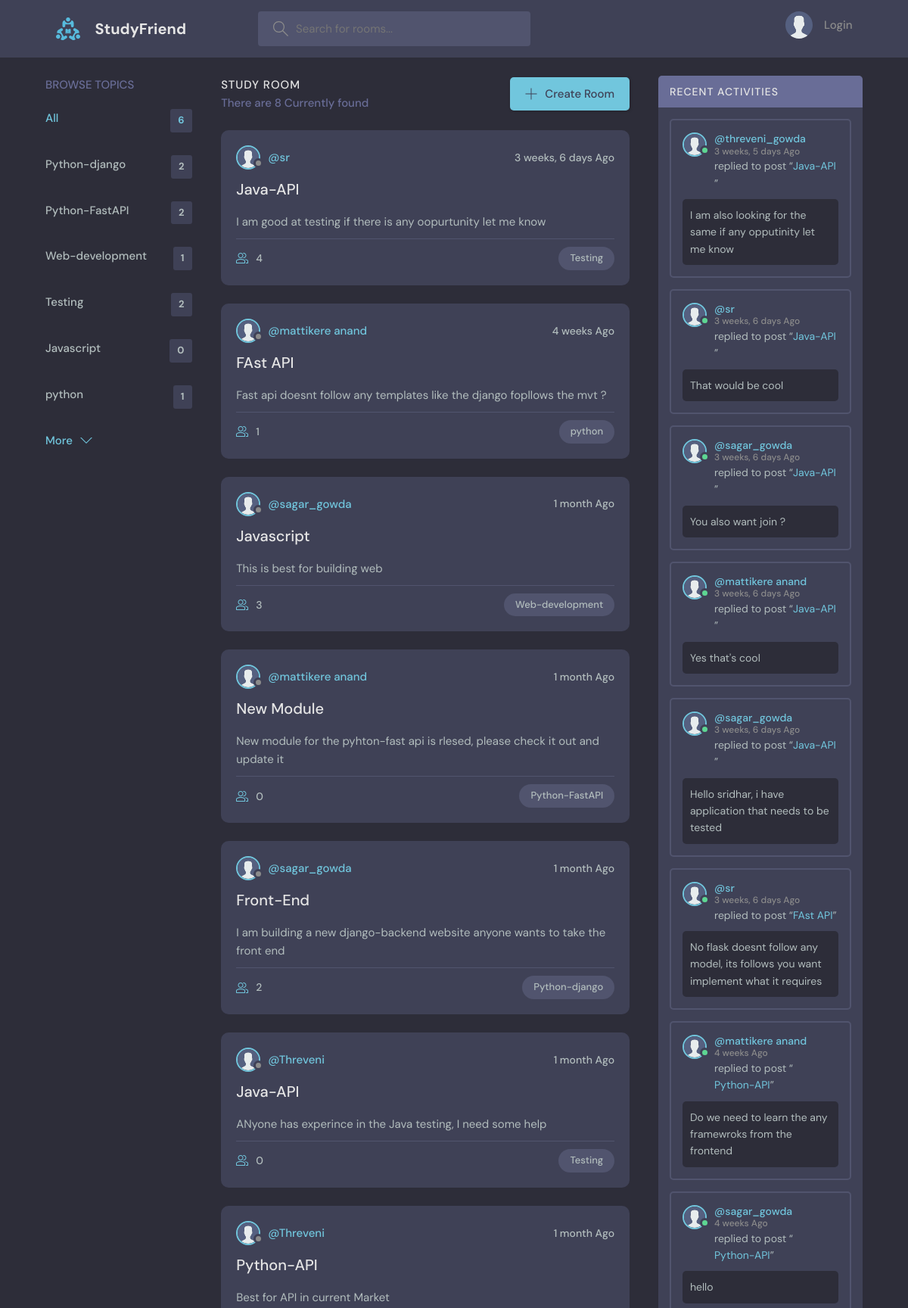
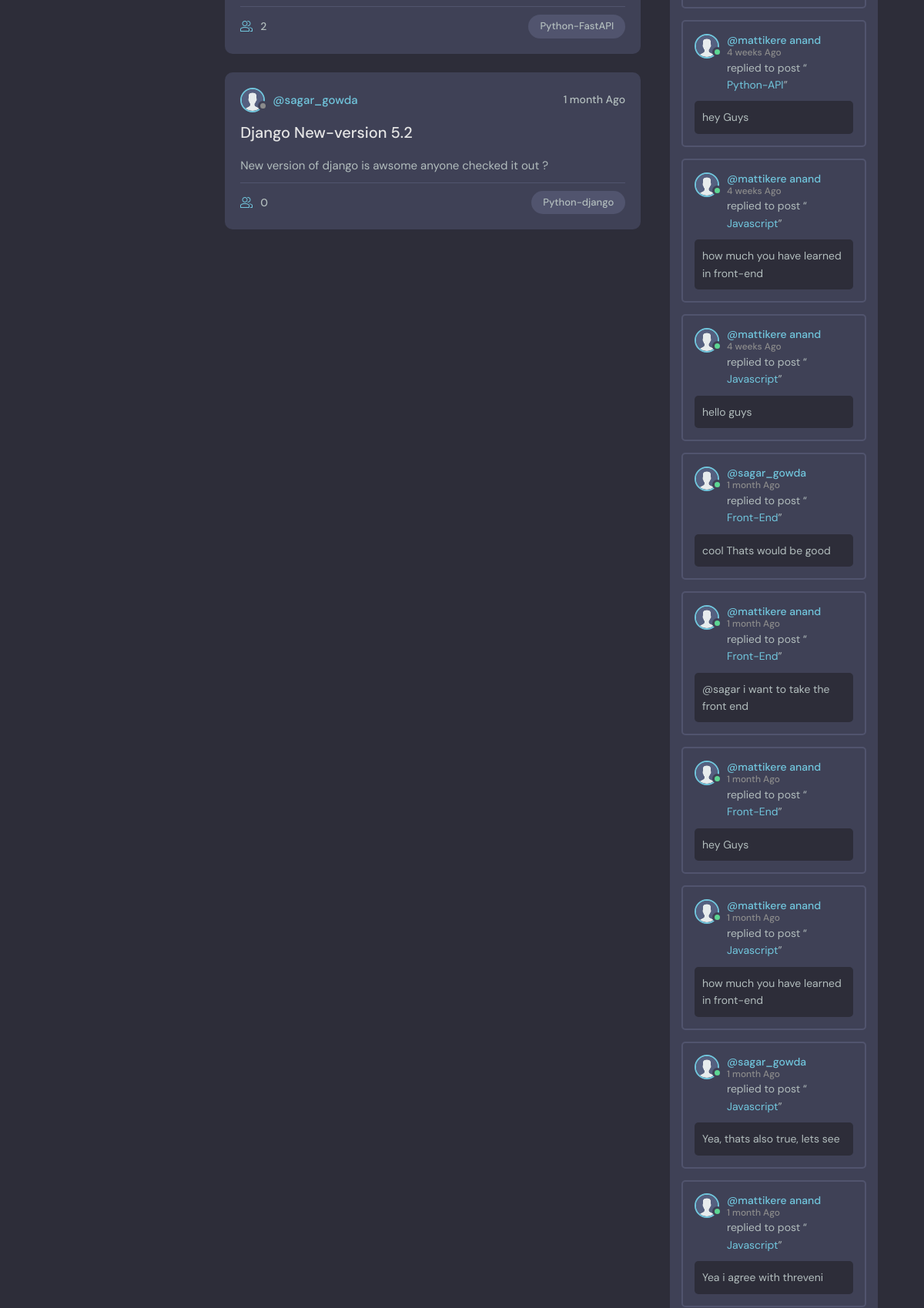
The page / (upper part) on the database its author committed (2 pictures, top to bottom).
### basepage/models.py (models this page shows, shortened)
class Topic(models.Model):
    name=models.CharField(max_length=200)
    def __str__(self):
        return self.name

class Room(models.Model):
    host=models.ForeignKey(User, on_delete=models.SET_NULL,null=True)
    topic=models.ForeignKey(Topic, on_delete=models.SET_NULL,null=True)
    name=models.CharField(max_length=200)
    description=models.TextField(null=True,blank=True)
    participants=models.ManyToManyField(User,related_name='participants',blank=True)
    updated=models.DateTimeField(auto_now=True)
    created=models.DateField(auto_now_add=True)
    class Meta:
        ordering=['-updated','-created']
    def __str__(self):
        return self.name

class Messages(models.Model):
    user=models.ForeignKey(User,on_delete=models.CASCADE)
    room=models.ForeignKey(Room,on_delete=models.CASCADE)
    body=models.TextField()
    updated=models.DateTimeField(auto_now=True)
    created=models.DateField(auto_now_add=True)

### basepage/views.py (the view)
# urls.py: path('', Home,name="Home"),
def Home(request):
    q=request.GET.get('q')
    if request.GET.get('q')!=None:
        obj=Room.objects.filter(Q(topic__name__contains=q)|Q(name__contains=q)|Q(description__contains=q))
        All_messages=Messages.objects.filter(Q(room__topic__name__icontains=q)).order_by('-updated')
    else:
        obj=Room.objects.all()
        All_messages=Messages.objects.all().order_by('-updated')
    Room_count=obj.count()
    topics=Topic.objects.all()
    context={'objects':obj,'topics':topics,'Room_count':Room_count,'Actvities_messages':All_messages}
    return  render(request,"basepage/Home.html",context)

### basepage/templates/basepage/Home.html (shortened to what this page needs)
{% extends 'main.html' %}
{% block content %}
    <main class="layout layout--3">
      <div class="container">
        {% include 'basepage/topics_feed.html' %}
        <div class="roomList">
          <div class="roomList__header">
            <div>
              <h2>Study Room</h2>
              <p>There are {{Room_count}} Currently found </p>
            </div>
            <a class="btn btn--main" href="{% url 'createroom' %}">
              <svg version="1.1" xmlns="http://www.w3.org/2000/svg" width="32" height="32" viewBox="0 0 32 32">
                <title>add</title>
                <path
                  d="M16.943 0.943h-1.885v14.115h-14.115v1.885h14.115v14.115h1.885v-14.115h14.115v-1.885h-14.115v-14.115z"
                ></path>
              </svg>
              Create Room
            </a>
          </div>
          {% include 'basepage/room_feed.html' %}
        </div>
         {% include 'basepage/activties_feed.html' %}
    </main>
    {% endblock %}

### basepage/templates/basepage/topics_feed.html
<div class="topics">
    <div class="topics__header">
      <h2>Browse Topics</h2>
    </div>
    <ul class="topics__list">
      <li>
        <a href="{% url 'Home' %}" class="active">All <span>{{topics.count}}</span></a>
      </li>
      {% for topic in topics %}
      <li>
        <a href="{% url 'Home' %}?q={{topic.name}}">{{topic.name}} <span>{{topic.room_set.all.count}}</span></a>
      </li>
      {% endfor %}
    </ul>
    <a class="btn btn--link" href="topics.html">
      More
      <svg version="1.1" xmlns="http://www.w3.org/2000/svg" width="32" height="32" viewBox="0 0 32 32">
        <title>chevron-down</title>
        <path d="M16 21l-13-13h-3l16 16 16-16h-3l-13 13z"></path>
      </svg>
    </a>
</div>

### basepage/templates/basepage/room_feed.html (shortened to what this page needs)
{% load static %}
<!DOCTYPE html>
<html lang="en">
<head>
</head>
<body>
    {% for object in objects %}
    <div class="roomListRoom">
        <div class="roomListRoom__header">
          <a href="{% url 'profile' object.host.id %}" class="roomListRoom__author">
            <div class="avatar avatar--small">
              <img src="{% static 'images/avatar.svg' %}" />
            </div>
            <span>@{{object.host.username}}</span>
          </a>
          <div class="roomListRoom__actions">
            <span>{{object.updated|timesince}} Ago</span>
          </div>
        </div>
        <div class="roomListRoom__content">
          <a href="details/{{object.id}}">{{object.name}}</a>
          <p>{{object.description}}
          </p>
        </div>
        <div class="roomListRoom__meta">
          <a href="room.html" class="roomListRoom__joined">
            {{object.participants.all.count}}
          </a>
          <p class="roomListRoom__topic">{{object.topic}}</p>
        </div>
      </div>
      {% endfor %}
</body>
</html>

### basepage/templates/basepage/activties_feed.html (shortened to what this page needs)
  {% load static %}
    <div class="activities">
        <div class="activities__header">
          <h2>Recent Activities</h2>
        </div>
        {% for Actvities_message in Actvities_messages %}
        <div class="activities__box">
          <div class="activities__boxHeader roomListRoom__header">
            <a href="{% url 'profile' Actvities_message.user.id %}" class="roomListRoom__author">
              <div class="avatar avatar--small active">
                <img src="{% static 'images/avatar.svg' %}" />
              </div>
              <p>
                @{{Actvities_message.user}}
                <span>{{Actvities_message.updated|timesince}} Ago</span>
              </p>
            </a>
          </div>
          <div class="activities__boxContent">
            <p>replied to post “<a href="{% url 'chatroom' Actvities_message.room.id %}">{{Actvities_message.room}}</a>”</p>
            <div class="activities__boxRoomContent">
                <p>{{Actvities_message.body}}</p>
            </div>
          </div>
        </div>
        {% endfor %}
      </div>
    </div>

### rows shown on the page
Topic: name "Python-django", room_set.all.count "2"
Topic: name "Python-FastAPI", room_set.all.count "2"
Topic: name "Web-development", room_set.all.count "1"
Topic: name "Testing", room_set.all.count "2"
Topic: name "Javascript", room_set.all.count "0"
Topic: name "python", room_set.all.count "1"
Room: host.username "sr", updated "3 weeks, 6 days", name "Java-API", description "I am good at testing if there is any oopurtunity let me know", participants.all.count "4", topic "Testing"
Room: host.username "mattikere anand", updated "4 weeks", name "FAst API", description "Fast api doesnt follow any templates like the django fopllows the mvt ?", participants.all.count "1", topic "python"
Room: host.username "sagar_gowda", updated "1 month", name "Javascript", description "This is best for building web", participants.all.count "3", topic "Web-development"
Room: host.username "mattikere anand", updated "1 month", name "New Module", description "New module for the pyhton-fast api is rlesed, please check it out and update it", participants.all.count "0", topic "Python-FastAPI"
Room: host.username "sagar_gowda", updated "1 month", name "Front-End", description "I am building a new django-backend website anyone wants to take the front end", participants.all.count "2", topic "Python-django"
Room: host.username "Threveni", updated "1 month", name "Java-API", description "ANyone has experince in the Java testing, I need some help", participants.all.count "0", topic "Testing"
Room: host.username "Threveni", updated "1 month", name "Python-API", description "Best for API in current Market", participants.all.count "2", topic "Python-FastAPI"
Room: host.username "sagar_gowda", updated "1 month", name "Django New-version 5.2", description "New version of django is awsome anyone checked it out ?", participants.all.count "0", topic "Python-django"
Messages: user "threveni_gowda", updated "3 weeks, 5 days", room "Java-API", body "I am also looking for the same if any opputinity let me know"
Messages: user "sr", updated "3 weeks, 6 days", room "Java-API", body "That would be cool"
Messages: user "sagar_gowda", updated "3 weeks, 6 days", room "Java-API", body "You also want join ?"
Messages: user "mattikere anand", updated "3 weeks, 6 days", room "Java-API", body "Yes that's cool"
Messages: user "sagar_gowda", updated "3 weeks, 6 days", room "Java-API", body "Hello sridhar, i have application that needs to be tested"
Messages: user "sr", updated "3 weeks, 6 days", room "FAst API", body "No flask doesnt follow any model, its follows you want implement what it requires"
Messages: user "mattikere anand", updated "4 weeks", room "Python-API", body "Do we need to learn the any framewroks from the frontend"
Messages: user "sagar_gowda", updated "4 weeks", room "Python-API", body "hello"
Messages: user "mattikere anand", updated "4 weeks", room "Python-API", body "hey Guys"
Messages: user "mattikere anand", updated "4 weeks", room "Javascript", body "how much you have learned in front-end"
Messages: user "mattikere anand", updated "4 weeks", room "Javascript", body "hello guys"
Messages: user "sagar_gowda", updated "1 month", room "Front-End", body "cool Thats would be good"
Messages: user "mattikere anand", updated "1 month", room "Front-End", body "@sagar i want to take the front end"
Messages: user "mattikere anand", updated "1 month", room "Front-End", body "hey Guys"
Messages: user "mattikere anand", updated "1 month", room "Javascript", body "how much you have learned in front-end"
Messages: user "sagar_gowda", updated "1 month", room "Javascript", body "Yea, thats also true, lets see"
Messages: user "mattikere anand", updated "1 month", room "Javascript", body "Yea i agree with threveni"

### other values the page prints
{{ topics.count }} "6"
{{ Room_count }} "8"
